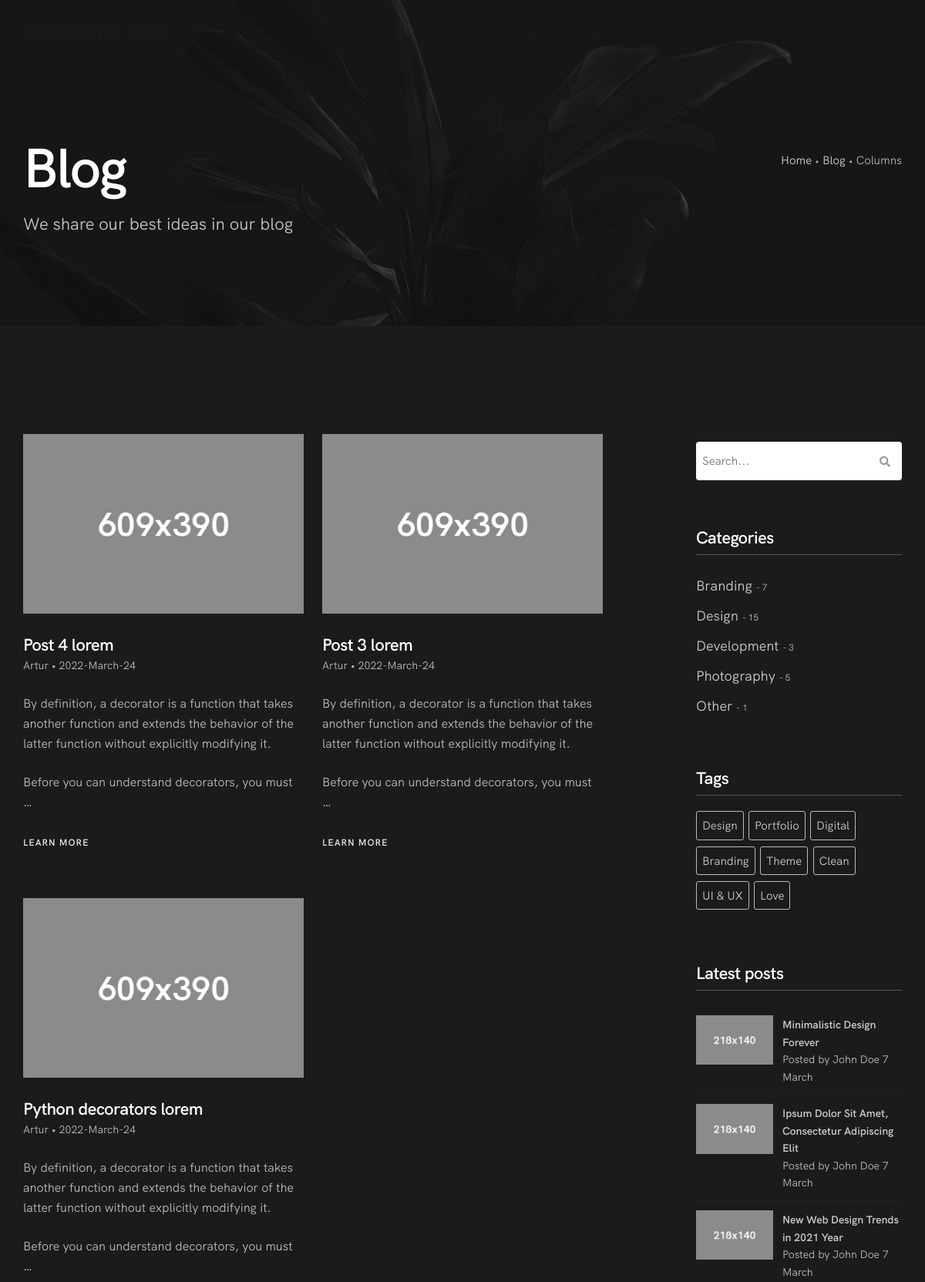
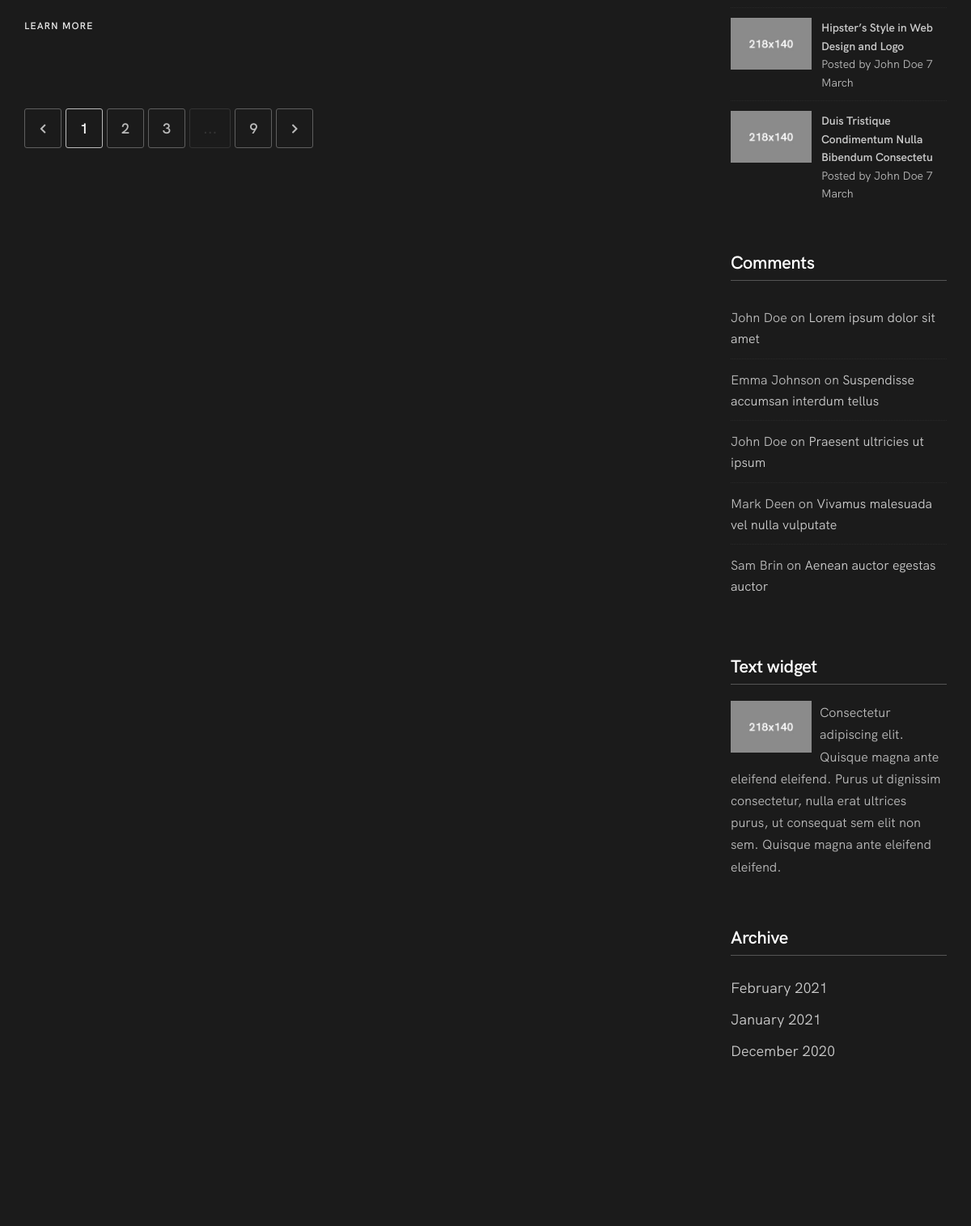
Screenshot of /blog/ (upper part) with the database file from the repository (2 pictures, top to bottom).
### blog/models.py (models this page shows, shortened)
class Post(models.Model):
    STATUS_CHOICES = (
        ('draft', 'Draft'),
        ('published', 'Published'),
    )
    title = models.CharField(max_length=250)
    slug = models.SlugField(max_length=250,
                            unique_for_date='publish')
    author = models.ForeignKey(User,
                               on_delete=models.CASCADE,
                               related_name='blog_posts')
    body = HTMLField()
    photo = models.ImageField(upload_to='blog',
                              default='')
    publish = models.DateTimeField(default=timezone.now)
    created = models.DateTimeField(auto_now_add=True)
    updated = models.DateTimeField(auto_now=True)
    status = models.CharField(max_length=10,
                              choices=STATUS_CHOICES,
                              default='draft')
    objects = models.Manager()  # The default manager
    published = PublishedManager()  # Custom manager
    tags = TaggableManager()
    class Meta:
        ordering = ('-publish',)
    def get_absolute_url(self):
        return reverse('blog:post_detail',
                       args=[self.publish.year,
                             self.publish.month,
                             self.publish.day, self.slug])

### blog/views.py (the view)
# urls.py: path('', views.post_list, name='post_list'),
def post_list(request, tag_slug=None):
    object_list = Post.published.all()
    tag = None
    if tag_slug:
        tag = get_object_or_404(Tag, slug=tag_slug)
        object_list = object_list.filter(tags__in=[tag])
    paginator = Paginator(object_list, 3)  # 3 posts in each page
    page = request.GET.get('page')
    try:
        posts = paginator.page(page)
    except PageNotAnInteger:
        posts = paginator.page(1)
    except EmptyPage:
        posts = paginator.page(paginator.num_pages)
    return render(request,
                  'blog/list.html',
                  {'page': page,
                   'posts': posts,
                   'tag': tag})

### templates/blog/list.html
{%  extends 'base.html' %}
{%  load static %}
{%  block content %}
    <main id="main">
                <section class="small-section bg-dark-alfa-50 bg-scroll light-content" data-background="{%  static 'images/full-width-images/section-bg-19.jpg' %}" id="home">
                    <div class="container relative pt-70">
                        <div class="row">
                            <div class="col-md-8">
                                <div class="wow fadeInUpShort" data-wow-delay=".1s">
                                    <h1 class="hs-line-7 mb-20 mb-xs-10">Blog</h1>
                                </div>
                                <div class="wow fadeInUpShort" data-wow-delay=".2s">
                                    <p class="hs-line-6 opacity-075 mb-20 mb-xs-0">
                                        We share our best ideas in our blog
                                    </p>
                                </div>
                            </div>
                            <div class="col-md-4 mt-30 wow fadeInUpShort" data-wow-delay=".1s">
                                <div class="mod-breadcrumbs text-end">
                                    <a href="#">Home</a>&nbsp;<span class="mod-breadcrumbs-slash">•</span>&nbsp;<a href="#">Blog</a>&nbsp;<span class="mod-breadcrumbs-slash">•</span>&nbsp;<span>Columns</span>
                                </div>
                            </div>
                        </div>
                    </div>
                </section>
                <section class="page-section bg-dark light-content">
                    <div class="container relative">
                        <div class="row">
                            <div class="col-md-8 mb-sm-80">
                                <div class="row">
                                    {% for post in posts %}
                                        <div class="col-sm-6 mb-60 mb-xs-40">
                                        <div class="post-prev-img">
                                            <a href="{{ post.get_absolute_url }}" tabindex="-1"><img src="{{ post.photo.url }}" alt="" class="wow scaleOutIn" data-wow-duration="1.2s" /></a>
                                        </div>
                                        <div class="post-prev-title">
                                            <a href="{{ post.get_absolute_url }}">{{ post.title }}</a>
                                        </div>
                                        <div class="post-prev-info">
                                            {{ post.author.first_name }} • {{ post.created|date:'Y-N-d' }}
                                        </div>
                                        <div class="post-prev-text">
                                            {{  post.body|safe|truncatewords:30|linebreaks }}
                                        </div>
                                        <div class="post-prev-more">
                                            <a href="{{ post.get_absolute_url }}" class="text-link" tabindex="-1">Learn More</a>
                                        </div>
                                    </div>
                                    {%  endfor %}
                                </div>
                                <div class="pagination mt-30 mt-xs-10">
                                    <a href=""><i class="fa fa-chevron-left"></i></a>
                                    <a href="" class="active">1</a>
                                    <a href="">2</a>
                                    <a href="">3</a>
                                    <a class="no-active">...</a>
                                    <a href="">9</a>
                                    <a href=""><i class="fa fa-chevron-right"></i></a>
                                </div>
                            </div>
                            <div class="col-md-4 col-lg-3 offset-lg-1 mt-10">
                                <div class="widget">
                                    <form class="form">
                                        <div class="search-wrap">
                                            <button class="search-button animate" type="submit" title="Start Search">
                                                <i class="fa fa-search"></i>
                                            </button>
                                            <input type="text" class="form-control search-field round" placeholder="Search...">
                                        </div>
                                    </form>
                                </div>
                                <div class="widget">
                                    <h3 class="widget-title">Categories</h3>
                                    <div class="widget-body">
                                        <ul class="clearlist widget-menu">
                                            <li>
                                                <a href="#" title="">Branding</a>
                                                <small>
                                                    - 7
                                                </small>
                                            </li>
                                            <li>
                                                <a href="#" title="">Design</a>
                                                <small>
                                                    - 15
                                                </small>
                                            </li>
                                            <li>
                                                <a href="#" title="">Development</a>
                                                <small>
                                                    - 3
                                                </small>
                                            </li>
                                            <li>
                                                <a href="#" title="">Photography</a>
                                                <small>
                                                    - 5
                                                </small>
                                            </li>
                                            <li>
                                                <a href="#" title="">Other</a>
                                                <small>
                                                    - 1
                                                </small>
                                            </li>
                                        </ul>
                                    </div>
                                </div>
                                <div class="widget">
                                    <h3 class="widget-title">Tags</h3>
                                    <div class="widget-body">
                                        <div class="tags">
                                            <a href="">Design</a>
                                            <a href="">Portfolio</a>
                                            <a href="">Digital</a>
                                            <a href="">Branding</a>
                                            <a href="">Theme</a>
                                            <a href="">Clean</a>
                                            <a href="">UI & UX</a>
                                            <a href="">Love</a>
                                        </div>
                                    </div>
                                </div>
                                <div class="widget">
                                    <h3 class="widget-title">Latest posts</h3>
                                    <div class="widget-body">
                                        <ul class="clearlist widget-posts">
                                            <li class="clearfix">
                                                <a href=""><img src="{%  static 'images/blog/previews/post-prev-1.jpg' %}" alt="" width="100" class="widget-posts-img" /></a>
                                                <div class="widget-posts-descr">
                                                    <a href="#" title="">Minimalistic Design Forever</a>
                                                    Posted by John Doe 7 March
                                                </div>
                                            </li>
                                            <li class="clearfix">
                                                <a href=""><img src="{%  static 'images/blog/previews/post-prev-2.jpg' %}" alt="" width="100" class="widget-posts-img" /></a>
                                                <div class="widget-posts-descr">
                                                    <a href="#" title="">Ipsum Dolor Sit Amet, Consectetur Adipiscing Elit</a>
                                                    Posted by John Doe 7 March
                                                </div>
                                            </li>
                                            <li class="clearfix">
                                                <a href=""><img src="{%  static 'images/blog/previews/post-prev-3.jpg' %}" alt="" width="100" class="widget-posts-img" /></a>
                                                <div class="widget-posts-descr">
                                                    <a href="#" title="">New Web Design Trends in 2021 Year</a>
                                                    Posted by John Doe 7 March
                                                </div>
                                            </li>
                                            <li class="clearfix">
                                                <a href=""><img src="{%  static 'images/blog/previews/post-prev-4.jpg' %}" alt="" width="100" class="widget-posts-img" /></a>
                                                <div class="widget-posts-descr">
                                                    <a href="#" title="">Hipster’s Style in Web Design and Logo</a>
                                                    Posted by John Doe 7 March
                                                </div>
                                            </li>
                                            <li class="clearfix">
                                                <a href=""><img src="{%  static 'images/blog/previews/post-prev-5.jpg' %}" alt="" width="100" class="widget-posts-img" /></a>
                                                <div class="widget-posts-descr">
                                                    <a href="#" title="">Duis Tristique Condimentum Nulla Bibendum Consectetu</a>
                                                    Posted by John Doe 7 March
                                                </div>
                                            </li>
                                        </ul>
                                    </div>
                                </div>
                                <div class="widget">
                                    <h3 class="widget-title">Comments</h3>
                                    <div class="widget-body">
                                        <ul class="clearlist widget-comments">
                                            <li>
                                                John Doe on <a href="#" title="">Lorem ipsum dolor sit amet</a>
                                            </li>
                                            <li>
                                                Emma Johnson on <a href="#" title="">Suspendisse accumsan interdum tellus</a>
                                            </li>
                                            <li>
                                                John Doe on <a href="#" title="">Praesent ultricies ut ipsum</a>
                                            </li>
                                            <li>
                                                Mark Deen on <a href="#" title="">Vivamus malesuada vel nulla vulputate</a>
                                            </li>
                                            <li>
                                                Sam Brin on <a href="#" title="">Aenean auctor egestas auctor</a>
                                            </li>
                                        </ul>
                                    </div>
                                </div>
                                <div class="widget">
                                    <h3 class="widget-title">Text widget</h3>
                                    <div class="widget-body">
                                        <div class="widget-text clearfix">
                                            <img src="{%  static 'images/blog/previews/post-prev-6.jpg' %}" alt="" width="100" class="left img-left">
                                            Consectetur adipiscing elit. Quisque magna ante eleifend eleifend.
                                            Purus ut dignissim consectetur, nulla erat ultrices purus, ut consequat sem elit non sem.
                                            Quisque magna ante eleifend eleifend.
                                        </div>
                                    </div>
                                </div>
                                <div class="widget">
                                    <h3 class="widget-title">Archive</h3>
                                    <div class="widget-body">
                                        <ul class="clearlist widget-menu">
                                            <li>
                                                <a href="#" title="">February 2021</a>
                                            </li>
                                            <li>
                                                <a href="#" title="">January 2021</a>
                                            </li>
                                            <li>
                                                <a href="#" title="">December 2020</a>
                                            </li>
                                        </ul>
                                    </div>
                                </div>
                            </div>
                        </div>
                    </div>
                </section>
            </main>
{%  endblock content %}

### rows the page displays
Post: photo (picture), title "Post 4 lorem", author.first_name "Artur", created "2022-March-24", body "By definition, a decorator is a function that takes another function and extends the behavior of the latter function without explicitly modifying it. Before you can understand decorators, you must …"
Post: photo (picture), title "Post 3 lorem", author.first_name "Artur", created "2022-March-24", body "By definition, a decorator is a function that takes another function and extends the behavior of the latter function without explicitly modifying it. Before you can understand decorators, you must …"
Post: photo (picture), title "Python decorators lorem", author.first_name "Artur", created "2022-March-24", body "By definition, a decorator is a function that takes another function and extends the behavior of the latter function without explicitly modifying it. Before you can understand decorators, you must …"
